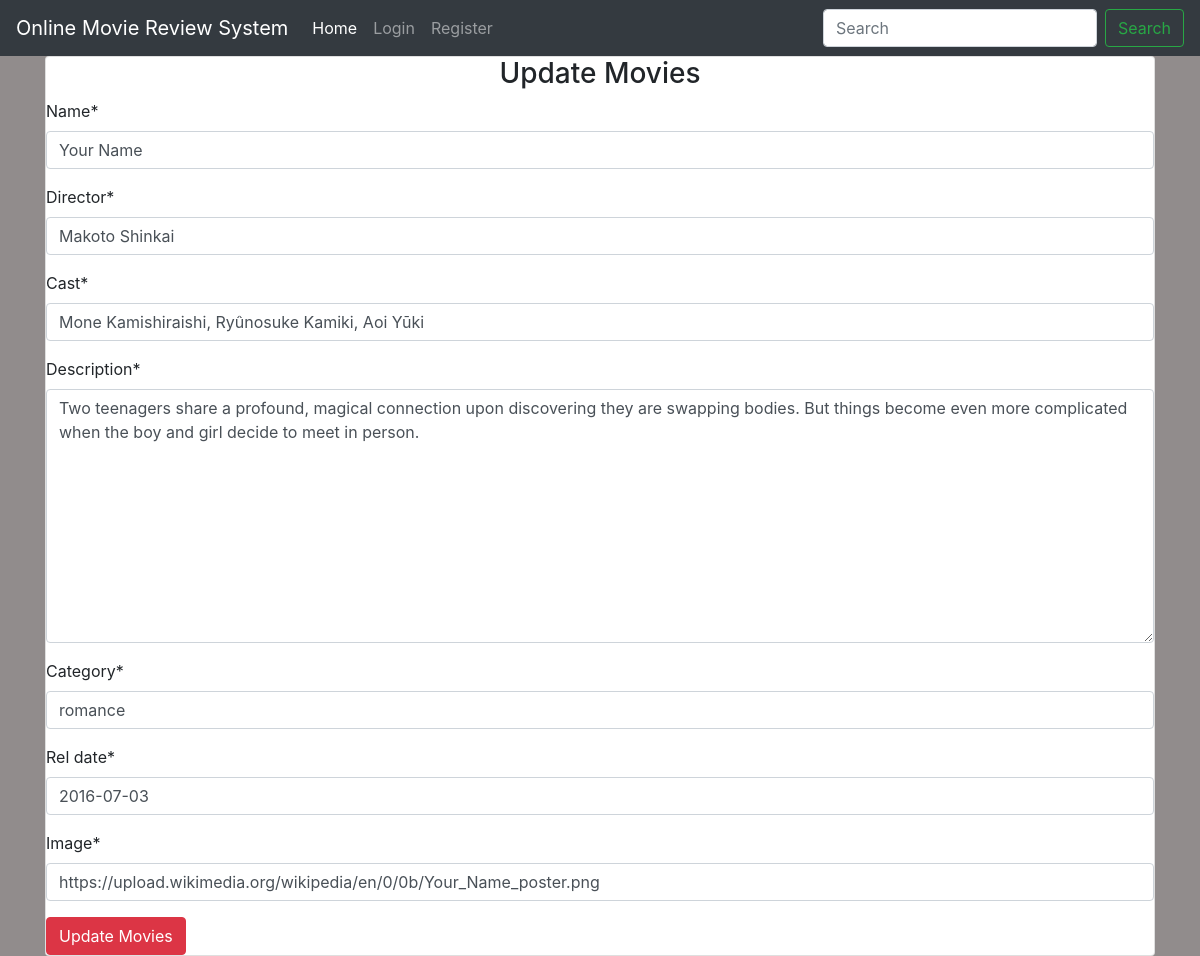
Page /updatemovies/4/ on the committed database.
### movie/models.py (models this page shows, shortened)
class Movie(models.Model):
    name = models.CharField(max_length=300)
    director = models.CharField(max_length=50)
    cast = models.CharField(max_length=1000)
    description = models.TextField(max_length=5000)
    category = models.CharField(max_length=100,null=True)
    rel_date = models.DateField()
    avg_rating = models.FloatField(default=0)
    image = models.URLField(default=None, null=True)

### movie/views.py (the view)
# urls.py: path('updatemovies/<int:id>/', views.update_movie, name="update_movie"),
def update_movie(request, id):
    movie = Movie.objects.get(id=id)
    if request.method == "POST":
        form = MovieForm(request.POST or None, instance=movie)
        if form.is_valid():
            data = form.save(commit = False)
            data.save()
            return redirect("movie:details", id)
    else:
        form = MovieForm(instance=movie)
    return render(request, 'movie/addmovies.html', {"form": form,  "controller": "Update Movies"})

### movie/forms.py
class MovieForm(forms.ModelForm):
    class Meta:
        model = Movie
        fields = ('name', 'director', 'cast', 'description', 'category', 'rel_date','image')

### movie/templates/movie/addmovies.html (shortened to what this page needs)
{% extends 'movie/base.html' %}
{% load crispy_forms_tags %}
{% block content %}
<div class="container">
    <div class="card">
        <div class="card-content">
            <h3 class="text-center">{{ controller }}</h3>
            <form action="" method="POST">
                {{ form | crispy }}
                <input type="submit" value="{{ controller }}" class="btn btn-danger">
            </form>
        </div>
    </div>
</div>
{% endblock %}

### movie/static/css/main.css (style rules this page uses)
body { background-color: #918c8c; }

### rows in the picture
Movie: name "Your Name", director "Makoto Shinkai", cast "Mone Kamishiraishi, Ryûnosuke Kamiki, Aoi Yūki", description "Two teenagers share a profound, magical connection upon discovering they are swapping bodies. But things become even more complicated when the boy and girl decide to meet in person.", category "romance", rel_date "2016-07-03", image "https://upload.wikimedia.org/wikipedia/en/0/0b/Your_Name_poster.png"

### other values in the picture
{{ controller }} "Update Movies"
